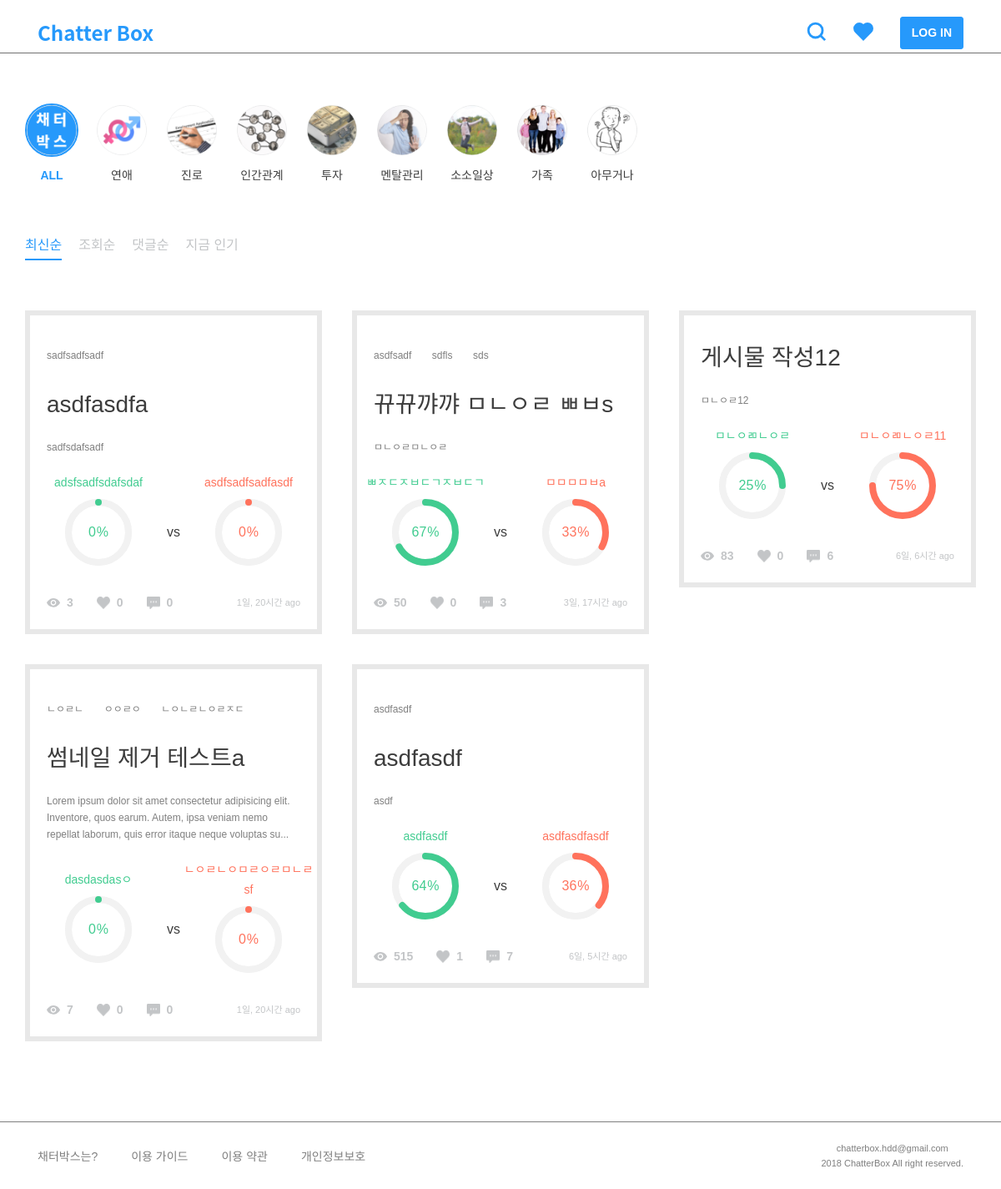
/, run on an earlier commit of the app's database.
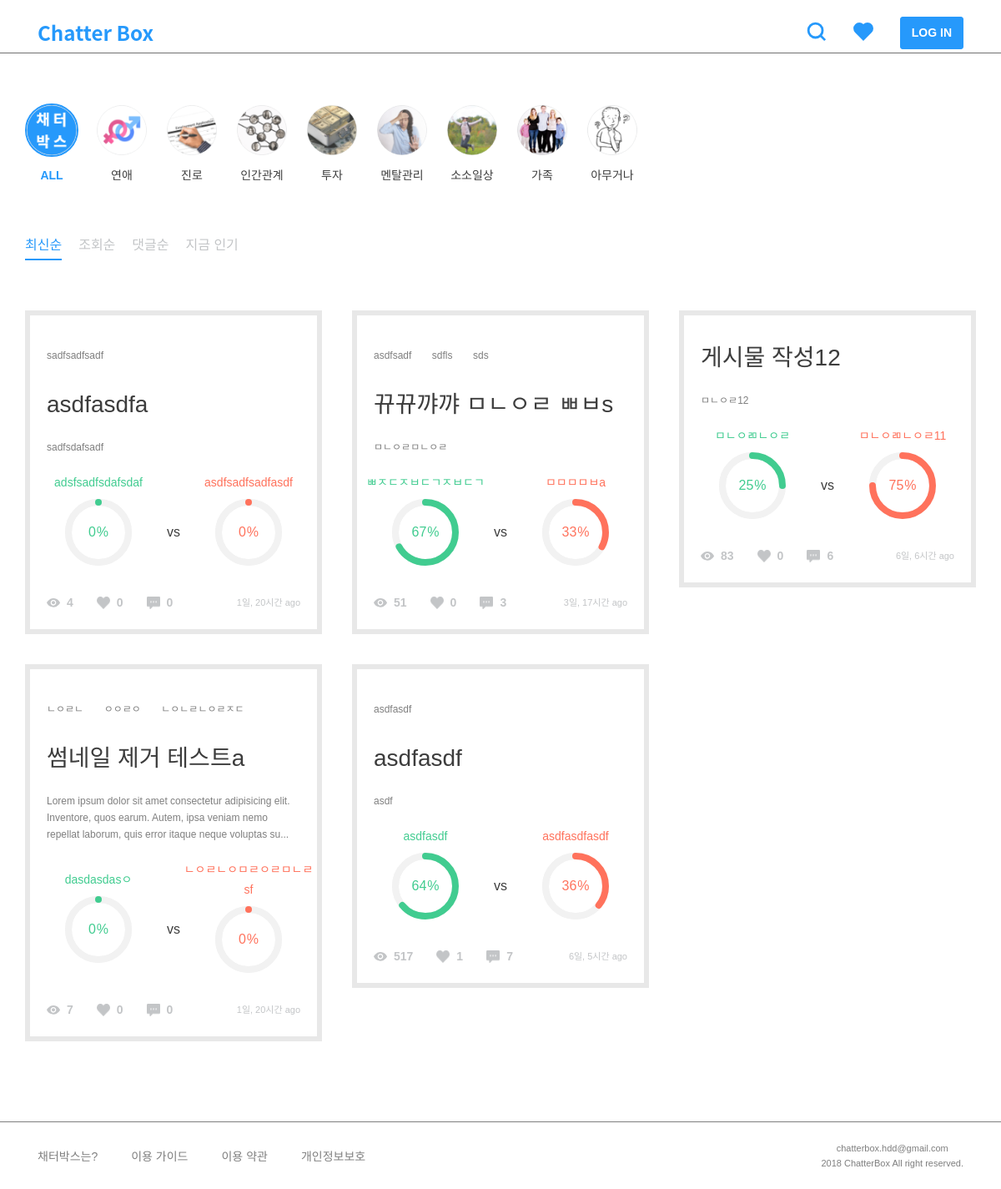
And on a later commit of the database.
### post/models.py (models this page shows, shortened)
class Category(models.Model):
    name = models.CharField(max_length=200)
    slug = models.SlugField()
    parent = models.ForeignKey(
        'self', blank=True, null=True, related_name='children')
    class Meta:
        unique_together = ('slug', 'parent',)
        verbose_name_plural = "categories"  # categories under a parent with same slug

class TimeStampedModel(models.Model):
    created_at = models.DateTimeField(auto_now_add=True, null=True)
    updated_at = models.DateTimeField(auto_now=True, null=True)
    class Meta():
        abstract = True

class Post(TimeStampedModel):
    author = models.ForeignKey(settings.AUTH_USER_MODEL)
    category = models.ForeignKey('Category')
    title = models.CharField(max_length=160, null=True)
    background = models.TextField()
    background_image1 = models.ImageField(
        upload_to='post', blank=True, null=True)
    background_image2 = models.ImageField(
        upload_to='post', blank=True, null=True)
    background_image3 = models.ImageField(
        upload_to='post', blank=True, null=True)
    background_image4 = models.ImageField(
        upload_to='post', blank=True, null=True)
    background_image5 = models.ImageField(
        upload_to='post', blank=True, null=True)
    tag = TagField()
    view_count = models.PositiveSmallIntegerField(default=0)
    share_count = models.PositiveSmallIntegerField(default=0)
    pro_title = models.CharField(max_length=160, null=True)
    con_title = models.CharField(max_length=160, null=True)
    @property
    def natural_time(self):
        return naturaltime(self.created_at)
    @property
    def likes_count(self):
        return self.like_users.all().count()
    @property
    def comment_count(self):
        all_count = self.comment_set.count()
        return all_count
    @property
    def pro_count(self):
        pro_sum = self.comment_set.filter(type=True).count()
        pro_comments = self.comment_set.filter(type=True)
        for comment in pro_comments:
            pro_sum = pro_sum + comment.count_comment_likes
        return pro_sum
    @property
    def con_count(self):
        con_sum = self.comment_set.filter(type=False).count()
        con_comments = self.comment_set.filter(type=False)
        for comment in con_comments:
            con_sum = con_sum + comment.count_comment_likes
        return con_sum
    @property
    def all_count(self):
        return self.pro_count + self.con_count
    @property
    def pro_percent(self):
        if not self.all_count == 0:
            result = self.pro_count / self.all_count
        else:
            result = 0
        return result
    @property
    def con_percent(self):
        if not self.all_count == 0:
            result = self.con_count / self.all_count
        else:
            result = 0
        return result
    class Meta:
        ordering = ['-created_at']

### post/views.py (the view)
# urls.py: url(r'^$', views.post_list, name='post_list'),
def post_list(request):
    sort = request.GET.get('sort', '')
    categories = Category.objects.all()
    if sort == 'likes':
        posts = Post.objects.annotate(like_count=Count(
            'like_users')).order_by('-like_count')
    elif sort == 'vs':
        posts = Post.objects.annotate(vs_abs=Count('comment', filter=Q(comment__type=True))-Count(
            'comment', filter=Q(comment__type=False))).order_by('-vs_abs')
    elif sort == 'views':
        posts = Post.objects.all().order_by('-view_count')
    elif sort == 'comments':
        posts = Post.objects.annotate(
            count=Count('comment')).order_by('-count')
    else:
        posts = Post.objects.all().order_by('-created_at')
    context = {'posts': posts, 'categories': categories, 'sort': sort, }
    return render(request, 'post/post_list.html', context)

### comment/models.py (called while the page is built)
    @property
    def count_comment_likes(self):
        return self.like_comments.all().count()

### post/templatetags/post_extras.py (called while the page is built)
@register.filter
def split_tags(value):
    tags = []
    split_comma = value.split(',')
    for tag in split_comma:
        split_space = tag.split(" ")
        for tag in split_space:
            if tag:
                tags.append(tag)
    return tags

### templates/post/post_list.html (shortened to what this page needs)
{% extends 'base.html' %}
{% load static %}
{% block customCSS %}
<link rel="stylesheet" href="{% static 'css/include/categories.css' %}" />
<link rel="stylesheet" href="{% static 'css/include/sorts.css' %}" />
<link rel="stylesheet" href="{% static 'css/post/post_list.css' %}" />
{% endblock %}
{% block content %}
<div class="row">
    {% include 'include/category.html' %}
    {% include 'include/sort.html' %}
</div>
<div class="row">
    <div class="columns m60">
        {% for post in posts %}
        {% include 'include/post.html' %}
        {% endfor %}
    </div>
</div>
{% endblock %}

### templates/base.html (shortened to what this page needs)
{% load static %}
<!doctype html>
<html lang="ko">
<head>
    <link rel="stylesheet" href="https://stackpath.bootstrapcdn.com/bootstrap/4.1.3/css/bootstrap.min.css"
>
    <link rel="stylesheet" href="{% static 'css/style.css' %}">
    {% block customCSS %}{% endblock %}
</head>
<body>
    {% include 'include/navbar.html' %}
    {% include 'include/slide_menu.html' with slide_title='좋아요' %}
    <div id="content">
        <div class="container">
            {% block content %}
            {% endblock %}
        </div>
    </div>
    {% include 'include/footer.html' %}
</body>
</html>

### templates/include/navbar.html (shortened to what this page needs)
{% load static %}
<nav class="gnb navbar">
    <div class="container">
        <a class="navbar-brand" href="{% url 'post:post_list' %}"><img class="nav-logo" src="{% static '/img/logo.svg' %}" /></a>
        <ul class="navbar-nav ml-auto flex-row">
            <li class="nav-item"><a class="nav-link" href="{% url 'post:search' %}"><img class="nav-icon x2" src="{% static '/img/icons/search-fill.svg' %}" /></a></li>
            <li class="nav-item web-flex" style="margin-right: 8px;"><a class="nav-link slide-trigger" href="#"><img
                        class="nav-icon" src="{% static '/img/icons/heart-fill.svg' %}" /></a></li>
            {% if user.is_authenticated %}
            <li class="nav-item"><a class="btn btn-fill" href="{% url 'post:post_create' %}">CREATE</a></li>
            <li class="nav-item web-flex"><a class="btn btn-line" href="{% url 'member:my_page' %}">MY PAGE</a></li>
            <li class="nav-item mobile-flex"><a class="nav-link" href="#toggleModal" data-toggle="modal" onclick="$('#toggleModal .modal-body').load('{% url 'member:get_toggle' %}');"><img
                        class="toggle-btn nav-icon x2" src="{% static '/img/icons/toggle.svg' %}" style="margin-left: 4px;" /></a></li>
            {% else %}
            <li class="nav-item web-flex"><a class="btn btn-fill" href="{% url 'member:login' %}">LOG IN</a></li>
            {% endif %}
        </ul>
    </div>
</nav>

### templates/include/slide_menu.html (shortened to what this page needs)
{% load static %}
{% block customCSS %}
<link rel="stylesheet" href="{% static 'css/include/slide_menu.css' %}">
{% endblock %}

### templates/include/category.html (shortened to what this page needs)
{% load static %}
<div class="category-wrap">
    <div class="category m60" name="{{ target }}">
        <a id="all" class="category-link" href="{% url 'post:post_list' %}">
            <img class="category-icon" src="{% static '/img/categories/all.png' %}" />
            <h6>ALL</h6>
        </a>
        {% for category in categories %}
        <a id="{{ category.slug }}" class="category-link" href="/post/category/{{ category.slug }}">
            <img class="category-icon" src="/static/img/categories/{{ category.slug }}.png" />
            <h6>{{ category.name }}</h6>
        </a>
        {% endfor %}
    </div>
</div>

### templates/include/sort.html (shortened to what this page needs)
{% load static %}
<div class="sort-button" onchange="location = this.value;" name="{{ sort }}">
    <a class="select-change" data-val="?sort=new">
        <h5 id="new">최신순</h5>
    </a>
    <a class="select-change" data-val="?sort=views">
        <h5 id="views">조회순</h5>
    </a>
    <a class="select-change" data-val="?sort=comments">
        <h5 id="comments">댓글순</h5>
    </a>
    <a class="select-change" data-val="?sort=likes">
        <h5 id="likes">지금 인기</h5>
    </a>
</div>

### templates/include/post.html
{% load static %}
{% load post_extras %}
<figure id="post-{{ post.pk }}" style="width: 100%;">
    <div class="tag-list">
        {% for tag in post.tag|split_tags %}
        <span class="tag">{{ tag }}</span>
        {% endfor %}
    </div>
    <a href="{% url 'post:post_detail' post_pk=post.pk %}">
        <h3>{{ post.title }}</h3>
    </a>
    <div class="background">
        <p>{{ post.background|safe|truncatechars:160 }}</p>
    </div>
    <div class="percent-wrap">
        <div class="chart">
            <h6 class="label pro-title">{{ post.pro_title }}</h6>
            <div class="percentage pro-chart" data-percent="{% widthratio post.pro_percent 1 100 %}">
                <span class="pro-title">{% widthratio post.con_percent 1 100 %}</span><sup class="pro-title">%</sup>
            </div>
        </div>
        <h5>vs</h5>
        <div class="chart">
            <h6 class="label con-title">{{ post.con_title }}</h6>
            <div class="percentage con-chart" data-percent="{% widthratio post.con_percent 1 100 %}">
                <span class="con-title">{% widthratio post.con_percent 1 100 %}</span><sup class="con-title">%</sup>
            </div>
        </div>
    </div>
    <div class="btn-area">
        <img src="{% static '/img/icons/view.png' %}" style="margin-top: 4px;" />
        <h6>{{ post.view_count }}</h6>
        <img src="{% static '/img/icons/heart-gray.png' %}" />
        <h6>{{ post.likes_count }}</h6>
        <img src="{% static '/img/icons/comment.png' %}" />
        <h6>{{ post.comment_count }}</h6>
        <span class="ml-auto">{{ post.natural_time }}</span>
    </div>
</figure>

### templates/include/footer.html
{% load static %}
<footer>
    <div class="container inner">
        <ul class="column">
            <li class="list-item">채터박스는?</li>
            <li class="list-item">이용 가이드</li>
            <li class="list-item">이용 약관</li>
            <li class="list-item">개인정보보호</li>
        </ul>
        <div class="copyright">
            <span>chatterbox.hdd@gmail.com</span><br>
            <span>2018 ChatterBox All right reserved.</span>
        </div>
    </div>
</footer>

### static/css/style.css (style rules this page uses)
html, body, div, span, applet, object, iframe, h1, h2, h3, h4, h5, h6, p, blockquote, pre, a, abbr, acronym, address, big, cite, code, del, dfn, em, img, ins, kbd, q, s, samp, small, strike, strong, sub, sup, tt, var, b, u, i, center, dl, dt, dd, ol, ul, li, fieldset, form, label, legend, table, caption, tbody, tfoot, thead, tr, th, td, article, aside, canvas, details, embed, figure, figcaption, footer, header, hgroup, menu, nav, output, ruby, section, summary, time, mark, audio, video { margin: 0; padding: 0; border: 0; font-size: 100%; font: inherit; vertical-align: baseline; }
article, aside, details, figcaption, figure, footer, header, hgroup, menu, nav, section { display: block; }
body { display: flex; min-height: 100vh; flex-direction: column; font-family: "Noto Sans KR", sans-serif; }
ol, ul { list-style: none; }
a { all: unset; text-decoration: none !important; cursor: pointer; }
.web-flex { display: flex !important; }
nav.navbar { height: 64px; background-color: #fff; border-bottom: 1px solid #707070; }
nav.navbar .navbar-brand { display: flex; }
nav.navbar .nav-logo { width: 144px; }
nav.navbar .nav-item { display: flex; justify-content: center; flex-direction: column; text-align: center; margin-left: 24px; }
nav.navbar .nav-icon { width: 24px; margin-top: 2px; }
nav.navbar .nav-link .x2 { width: 40px; }
footer { background-color: #fff; border-top: 1px solid #7f7f7f; margin-top: auto; color: #7f7f7f; }
footer .inner { display: flex; justify-content: space-between; align-items: center; width: 100%; height: 80px; }
footer .inner .column { display: flex; }
footer .inner .column .list-item { margin-right: 40px; font-size: 14px; cursor: pointer; }
footer .inner .copyright { font-size: 12px; line-height: 18px; text-align: center; }
h3 { font-size: 28px; line-height: 42px; font-weight: 500; color: #3d3d3d; }
h5 { font-size: 16px; line-height: 24px; font-weight: 500; color: #3d3d3d; }
h6 { font-size: 14px; line-height: 24px; font-weight: 400; color: #3d3d3d; }
p { font-size: 12px; line-height: 20px; font-weight: 400; color: #7f7f7f; }
span { font-size: 11px; line-height: 18px; font-weight: 400; color: #7f7f7f; }
.btn { padding: 8px 13px; border-radius: 3px; font-size: 14px; font-weight: 700; }
.btn-fill { color: #fff !important; background-color: #2699FB; border: 1px solid #2699FB; }
.tag { display: inline; margin-right: 20px; font-size: 12px; line-height: 3; font-weight: 400; color: #7f7f7f; cursor: pointer; word-break: keep-all; }
.m60 { margin-top: 60px; margin-bottom: 60px; }

### static/css/include/categories.css (style rules this page uses)
.category-wrap { width: 100%; }
.category { display: flex; width: 100%; }
.category .category-link { margin-right: 20px; text-align: center; }
.category .category-link .category-icon { width: 64px; height: 64px; margin-bottom: 6px; border-radius: 50%; border: 2px solid #fff; }
.category .category-link.active img { border: 2px solid #2699FB; }
.category .category-link.active h6 { font-weight: 700; color: #2699FB; }

### static/css/include/sorts.css (style rules this page uses)
.sort-button { display: flex; }
.sort-button .select-change h5 { margin-right: 20px; color: #C3C5C7; }
.sort-button .select-change h5.active { color: #2699FB; padding-bottom: 4px; border-bottom: 2px solid #2699FB; }

### static/css/post/post_list.css (style rules this page uses)
.columns { column-width:320px; column-gap: 36px; }
.columns figure { display: inline-block; border: 6px solid #E8E8E8; margin-bottom: 36px; }
.columns figure .tag-list { margin: 30px 20px 20px; }
.columns figure img { width: 100%; }
.columns figure h3 { margin: 0 20px 20px; }
.columns figure .background { max-height: 100px; overflow: hidden; margin: 0 20px 20px; }
.columns figure .btn-area { display: flex; margin: 0 20px; padding-bottom: 20px; }
.columns figure .btn-area img { margin-top: 5px; width: 16px; height: 16px; }
.columns figure .btn-area h6 { display: inline; margin: 0 28px 0 8px; color: #C3C5C7; font-weight: 700; }
.columns figure .btn-area span { line-height: 24px; color: #C3C5C7; }
.percent-wrap { display: flex; justify-content: center; align-items: center; }
.percent-wrap .pro-title { color: #41cc90; }
.percent-wrap .con-title { color: #FF725C; }
.percent-wrap .chart { width: 50%; text-align: center; }
.percent-wrap .easyPieChart { position: relative; margin: 8px auto 32px; text-align: center; }
.percent-wrap .easyPieChart span { font-size: 16px; }
.percent-wrap .easyPieChart sup { top: 0; margin-left: 1px; }

What changed in the data, as far as the page shows it:
changed Post "asdfasdfa": view_count "3" → "4"
changed Post "뀨뀨꺄꺄 ㅁㄴㅇㄹ ㅃㅂs": view_count "50" → "51"
changed Post "asdfasdf": view_count "515" → "517"
